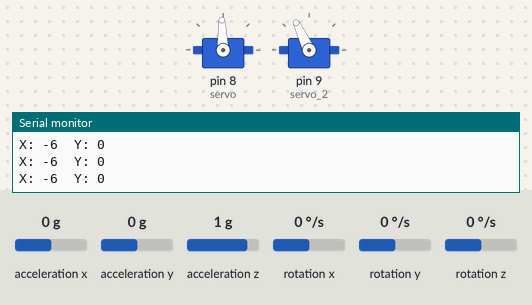
Bench run of a sketch on a simulated Arduino Uno, built with avr-gcc and run on an emulated ATmega328P. On the bench: 2 × servo, the last lines printed to the serial monitor. Wiring (inferred from the names in the program): MPU-6050 motion sensor at I2C address 0x68. Inputs (shaded band) come from the test bench; at power-on: acceleration x 0 g, rotation x 0 °/s, acceleration y 0 g, acceleration z 1 g, rotation y 0 °/s, rotation z 0 °/s.

Above: at 1.2 s.
1.3 s: acceleration x set to -1.4 g
At 3.6 s:
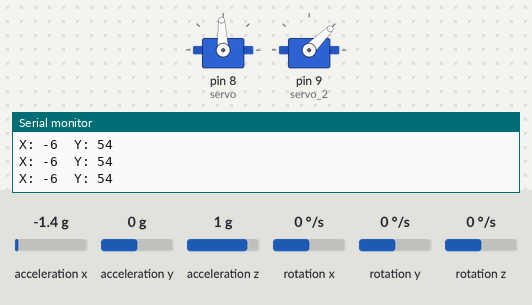
4.3 s: rotation x set to 192 °/s
At 5.9 s:
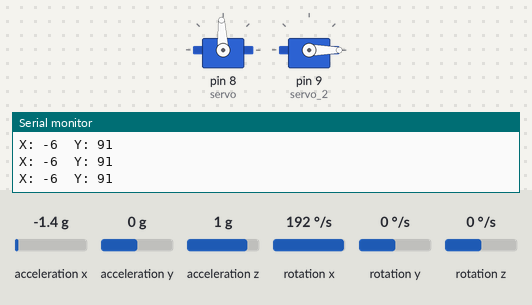
6.4 s: acceleration y set to -1.4 g
At 8.6 s:
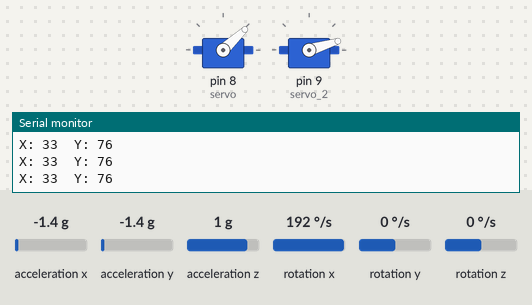
9.4 s: acceleration z set to -0.8 g
At 11.5 s:
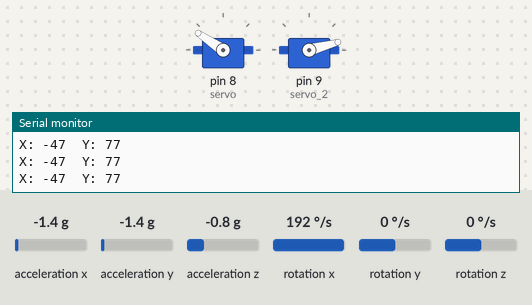
12.4 s: acceleration x set to -0.8 g
At 14.4 s:
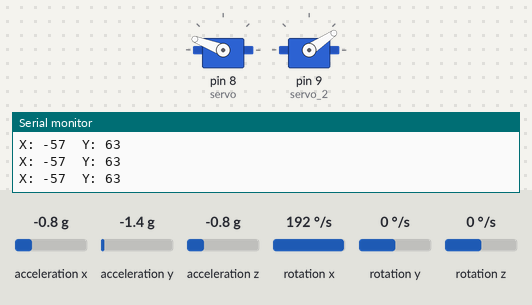
15.4 s: rotation x set to -192 °/s
At 17.4 s:
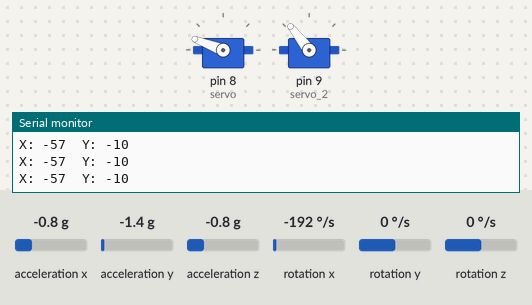
Timing chart, 0 to 18.9 s (numbered marks = the images above; inputs shaded):
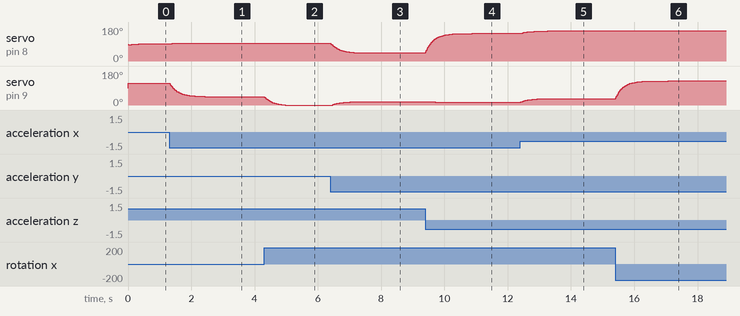

Measured:
- after the input at 1.3 s, servo on pin 9 (servo_2): moves from 115° to 45° over 1.1 s, starting at once
- after the input at 4.3 s, servo on pin 9 (servo_2): moves from 45° to 0° over 0.67 s, starting at once
- after the input at 6.4 s, servo on pin 8 (servo): moves from 93° to 43° over 1.0 s, starting at once; servo on pin 9 (servo_2): moves from 0° to 17° over 0.79 s, starting after 0.06 s
- after the input at 9.4 s, servo on pin 8 (servo): moves from 43° to 146° over 1.5 s, starting at once; servo on pin 9 (servo_2): 17° → 16° after 0.08 s, → 15° 0.23 s later
- after the input at 12.4 s, servo on pin 8 (servo): moves from 146° to 159° over 0.84 s, starting at once; servo on pin 9 (servo_2): moves from 15° to 34° over 1.1 s, starting at once
- after the input at 15.4 s, servo on pin 9 (servo_2): moves from 34° to 128° over 1.7 s, starting at once

The sketch:

main.ino
```cpp
// BEST WORK.  !!!!!!!!!!!!!!!!!!!!!!


#include <Wire.h>
#include <Servo.h>

#define MPU6050_ADDR 0x68 // MPU6050 I2C address
#define ROTATION_ANGLE 0 // Specify rotation angle in degrees

Servo servo;
Servo servo_2;

void setup() {
  Serial.begin(115200);
  Wire.begin();

  // Initialize MPU6050
  Wire.beginTransmission(MPU6050_ADDR);
  Wire.write(0x6B); // PWR_MGMT_1 register
  Wire.write(0);    // Wake up MPU6050
  Wire.endTransmission(true);

  servo.attach(8);
  servo_2.attach(9);

  delay(5);
}

void loop() {
  int16_t accel_x, accel_y, accel_z;
  int16_t gyro_x, gyro_y, gyro_z;

  // Read accelerometer data
  Wire.beginTransmission(MPU6050_ADDR);
  Wire.write(0x3B); // starting with register 0x3B (ACCEL_XOUT_H)
  Wire.endTransmission(false);
  Wire.requestFrom(MPU6050_ADDR, 14, true); // request 14 bytes from MPU6050 and release bus

  accel_x = Wire.read() << 8 | Wire.read(); // combine two bytes into a single integer
  accel_y = Wire.read() << 8 | Wire.read();
  accel_z = Wire.read() << 8 | Wire.read();

  gyro_x = Wire.read() << 8 | Wire.read();
  gyro_y = Wire.read() << 8 | Wire.read();
  gyro_z = Wire.read() << 8 | Wire.read();

  // Convert raw values to degrees
  float accel_angle_x = atan2(accel_y, sqrt(pow(accel_x, 2) + pow(accel_z, 2))) * (180.0 / PI);
  float accel_angle_y = atan2(-accel_x, sqrt(pow(accel_y, 2) + pow(accel_z, 2))) * (180.0 / PI);
  float accel_angle_z = atan2(sqrt(pow(accel_x, 2) + pow(accel_y, 2)), accel_z) * (180.0 / PI);

  float gyro_angle_x = gyro_x / 131.0; // MPU6050 sensitivity for gyro is 131 LSB/degrees/sec
  float gyro_angle_y = gyro_y / 131.0;
  float gyro_angle_z = gyro_z / 131.0;

  // Combine accelerometer and gyroscope angles (complementary filter)
  float alpha = 0.95; // Weight for accelerometer angle (adjust as needed)
  static float angle_x = 0, angle_y = 0, angle_z = 0;

  // Adjust angle calculation based on orientation
  if (accel_angle_z > 90 || accel_angle_z < -90) {
    angle_x = alpha * (angle_x + gyro_angle_x * 0.01) + (1 - alpha) * accel_angle_x;
    angle_y = alpha * (angle_y + gyro_angle_y * 0.01) + (1 - alpha) * accel_angle_y;
  } else {
    angle_x = alpha * (angle_x + gyro_angle_x * 0.01) + (1 - alpha) * -accel_angle_x;
    angle_y = alpha * (angle_y + gyro_angle_y * 0.01) + (1 - alpha) * accel_angle_y;
  }

  // Print rounded angles to Serial Monitor
  Serial.print("X: ");
  Serial.print(round(angle_x));
  Serial.print("\tY: ");
  Serial.println(round(angle_y));

  int round_x = round(angle_x);
  int round_y = round(angle_y);

  int servo_angle_x = angle_x * 0.3 + angle_x;
  int servo_angle_y = angle_y * 0.3 + angle_y;

  servo.write(85 - servo_angle_x);
  servo_2.write(115 - servo_angle_y);

  delay(10);
}
```
